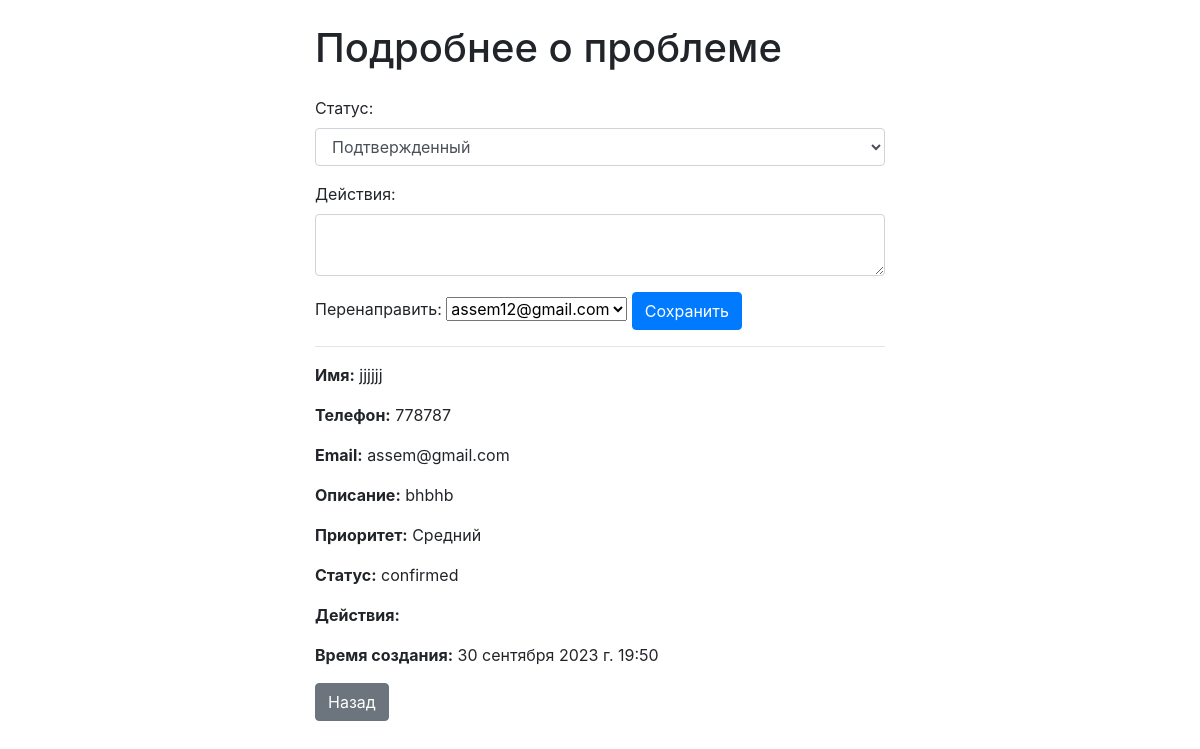
Page /problem/14/ on the committed database.
### helpdesk_app/models.py (models this page shows)
class Problem(models.Model):
    name = models.CharField(max_length=255)
    phone = models.CharField(max_length=15)
    email = models.EmailField()
    description = models.TextField()
    actions = models.TextField(blank=True)
    priority = models.CharField(max_length=10, choices=PRIORITY_CHOICES)
    created_at = models.DateTimeField(auto_now_add=True)
    user = models.ForeignKey(User, on_delete=models.CASCADE, null=True, blank=True)
    status = models.CharField(max_length=20, choices=STATUS_CHOICES, default='new')
    assigned_user = models.ForeignKey(User, on_delete=models.SET_NULL, null=True, blank=True, related_name='assigned_problems')
    resolved_user = models.ForeignKey(User, on_delete=models.SET_NULL, null=True, blank=True, related_name='resolved_problems')

### helpdesk_app/views.py (the view, shortened to what this page needs)
# urls.py: path('problem/<int:problem_id>/', views.problem_detail, name='problem-detail'),
def problem_detail(request, problem_id):
    problem = get_object_or_404(Problem, pk=problem_id)
    users = User.objects.all()
    return render(request, 'helpdesk_app/problem_detail.html', {'problem': problem, 'users': users})

### helpdesk_app/templates/helpdesk_app/problem_detail.html (shortened to what this page needs)
{% load static %}
<!DOCTYPE html>
<html lang="en">
<head>
    <link rel="stylesheet" href="https://maxcdn.bootstrapcdn.com/bootstrap/4.5.2/css/bootstrap.min.css">
</head>
<body>
    <div class="container">
        <h1 class="mt-4">Подробнее о проблеме</h1>
<form method="post" class="mt-4">
    <div class="form-group">
        <label for="status">Статус:</label>
        <select name="status" id="status" class="form-control" data-saved-status="{{ problem.status }}">
            <option value="confirmed">Подтвержденный</option>
        </select>
    </div>
    <div class="form-group">
        <label for="actions">Действия:</label>
        <textarea name="actions" id="actions" class="form-control" data-saved-actions="{{ problem.actions }}"></textarea>
    </div>
  <label for="assigned_user">Перенаправить:</label>
  <select name="assigned_user" id="assigned_user">
    {% for user in users %}
      <option value="{{ user.id }}" {% if user.id == problem.assigned_user.id %}selected{% endif %}>{{ user.username }}</option>
    {% endfor %}
  </select>
    <button type="submit" class="btn btn-primary">Сохранить</button>
</form>
        <hr>
        <p><strong>Имя:</strong> {{ problem.name }}</p>
        <p><strong>Телефон:</strong> {{ problem.phone }}</p>
        <p><strong>Email:</strong> {{ problem.email }}</p>
        <p><strong>Описание:</strong> {{ problem.description }}</p>
        <p><strong>Приоритет:</strong> {{ problem.get_priority_display }}</p>
        <p><strong>Статус:</strong> {{ problem.status }}</p>
        <p><strong>Действия:</strong> {{ problem.actions }}</p>
        <p><strong>Время создания:</strong> {{ problem.created_at }}</p>
        <a href="{% url 'problem-list' %}" class="btn btn-secondary">Назад</a>
    </div>
</body>
</html>

### helpdesk_app/templates/helpdesk_app/problem_detail.html (style rules this page uses)
body { margin: 20px; }
.container { max-width: 600px; }

### rows in the picture
Problem: status "Подтвержденный", assigned_user "assem12@gmail.com", name "jjjjjj", phone "778787", email "assem@gmail.com", description "bhbhb", priority "Средний", status "confirmed", created_at "30 сентября 2023 г. 19:50"
